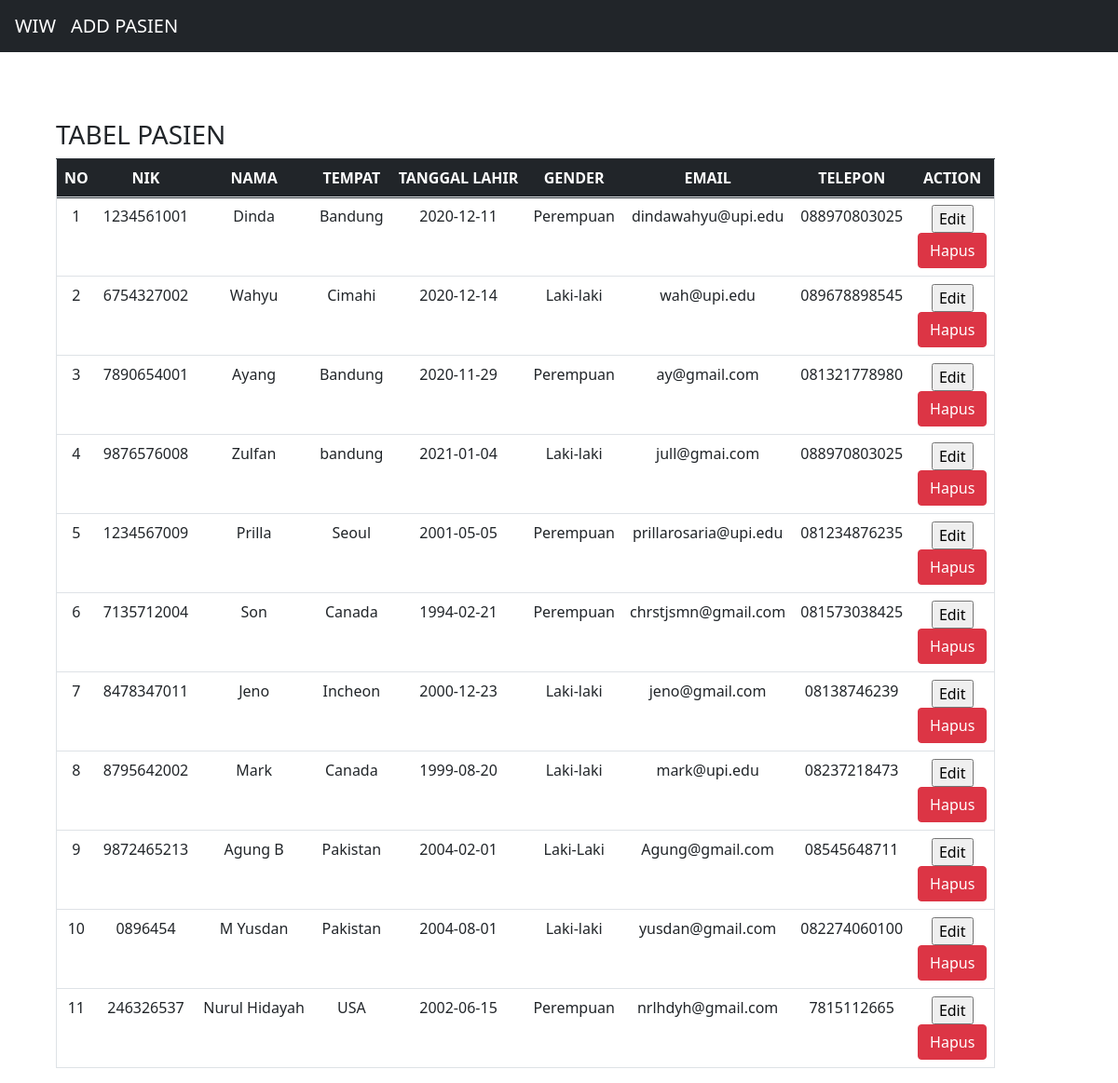
The page / on the database its author committed.
### tables this page shows
CREATE TABLE `pasien` (
  `id` int(11) NOT NULL,
  `nik` varchar(100) NOT NULL,
  `nama` varchar(100) NOT NULL,
  `tempat` varchar(100) NOT NULL,
  `tl` varchar(100) NOT NULL,
  `gender` varchar(10) NOT NULL,
  `email` varchar(100) NOT NULL,
  `telp` varchar(100) NOT NULL
);

### presenter/ProsesPasien.php (called while the page is built, shortened)
<?php
class ProsesPasien implements KontrakPresenter
{
	private $tabelpasien;
	private $data = [];
	function __construct()
	{
		try {
			$db_host = "localhost";
			$db_user = "root";
			$db_password = "";
			$db_name = "mvp_php";
			$this->tabelpasien = new TabelPasien($db_host, $db_user, $db_password, $db_name);
			$this->data = array();
		} catch (Exception $e) {
			echo "wiw error" . $e->getMessage();
		}
	}
	function prosesDataPasien()
	{
		try {
			$this->tabelpasien->open();
			$this->tabelpasien->getPasien();
			while ($row = $this->tabelpasien->getResult()) {
				$this->data[] = $row;
			}
		} catch (Exception $e) {
			echo "wiw error part 2" . $e->getMessage();
		}
	}
	function getNik($i)
	{
		return $this->data[$i]['nik'];
	}
	function getNama($i)
	{
		return $this->data[$i]['nama'];
	}
	function getTempat($i)
	{
		return $this->data[$i]['tempat'];
	}
	function getTl($i)
	{
		return $this->data[$i]['tl'];
	}
	function getGender($i)
	{
		return $this->data[$i]['gender'];
	}
	function getEmail($i)
	{
		return $this->data[$i]['email'];
	}
	function getTelp($i)
	{
		return $this->data[$i]['telp'];
	}
	function getSize()
	{
		return sizeof($this->data);
	}
}

### index.php (called while the page is built, shortened)
<?php
include("model/Template.class.php");
include("model/DB.class.php");
include("view/TampilPasien.php");
$tp = new TampilPasien();
$data = $tp->tampil();

### model/DB.class.php (called while the page is built, shortened)
<?php
class DB
{
	var $db_host = '';
	var $db_user = '';
	var $db_password = '';
	var $db_name = '';
	var $db_link = '';
	function __construct($db_host = '', $db_user = '', $db_password = '', $db_name = '')
	{
		$this->db_host = $db_host;
		$this->db_user = $db_user;
		$this->db_password = $db_password;
		$this->db_name = $db_name;
	}
	function open()
	{
		$this->db_link = mysqli_connect($this->db_host, $this->db_user, $this->db_password, $this->db_name);
	}
	function execute($query = "")
	{
		$this->result = mysqli_query($this->db_link, $query);
		return $this->result;
	}
}

### model/TabelPasien.class.php (called while the page is built, shortened)
<?php
class TabelPasien extends DB
{
	function getPasien()
	{
		$query = "SELECT * FROM pasien";
		return $this->execute($query);
	}
}

### view/TampilPasien.php (the view, shortened to what this page needs)
<?php
include("presenter/ProsesPasien.php");
class TampilPasien implements KontrakView {
    private $prosespasien;
    function __construct() {
        $this->prosespasien = new ProsesPasien();
    }
    function tampil() {
        $this->prosespasien->prosesDataPasien();
        $data = null;
        for ($i = 0; $i < $this->prosespasien->getSize(); $i++) {
            $no = $i + 1;
            $data .= "<tr>
                <td>" . $no . "</td>
                <td>" . $this->prosespasien->getNik($i) . "</td>
                <td>" . $this->prosespasien->getNama($i) . "</td>
                <td>" . $this->prosespasien->getTempat($i) . "</td>
                <td>" . $this->prosespasien->getTl($i) . "</td>
                <td>" . $this->prosespasien->getGender($i) . "</td>
                <td>" . $this->prosespasien->getEmail($i) . "</td>
                <td>" . $this->prosespasien->getTelp($i) . "</td>
                <td>
					<form method='POST' action='index.php'>
						<input type='hidden' name='id' value='" . $this->prosespasien->getId($i) . "'>
						<input type='submit' name='edit' value='Edit'>
					</form>
					<form method='POST' action='index.php' onsubmit='return confirmDelete()'>
						<input type='hidden' name='id' value='" . $this->prosespasien->getId($i) . "'>
						<input type='submit' name='hapus' value='Hapus' class='btn btn-danger'>
					</form>
                </td>
            </tr>";
        }
    }
}

### model/Template.class.php (shortened to what this page needs)
<?php
class Template{
	var $content = '';
	function __construct($filename = ''){
		$this->content = implode('', @file($filename));
	}
	function clear(){
		$this->content = preg_replace("/DATA_[A-Z|_|0-9]+/", "", $this->content);
	}
	function write(){
		print $this->content;
	}
	function replace($old = '', $new = ''){
		if(is_int($new)){
			$value = sprintf("%d", $new);
		}elseif(is_float($new)){
			$value = sprintf("%f", $new);
		}elseif(is_array($new)){
			$value = '';
			foreach( $new as $item){
				$value .= $item. '';
			}
		}else{
			$value = $new;
		}
		$this->content = preg_replace("/$old/",  $value, $this->content);
	}
}

### rows shown on the page
pasien: no "1", nik "1234561001", nama "Dinda", tempat "Bandung", tl "2020-12-11", gender "Perempuan", email "dindawahyu@upi.edu", telp "088970803025"
pasien: no "2", nik "6754327002", nama "Wahyu", tempat "Cimahi", tl "2020-12-14", gender "Laki-laki", email "wah@upi.edu", telp "089678898545"
pasien: no "3", nik "7890654001", nama "Ayang", tempat "Bandung", tl "2020-11-29", gender "Perempuan", email "ay@gmail.com", telp "081321778980"
pasien: no "4", nik "9876576008", nama "Zulfan", tempat "bandung", tl "2021-01-04", gender "Laki-laki", email "jull@gmai.com", telp "088970803025"
pasien: no "5", nik "1234567009", nama "Prilla", tempat "Seoul", tl "2001-05-05", gender "Perempuan", email "prillarosaria@upi.edu", telp "081234876235"
pasien: no "6", nik "7135712004", nama "Son", tempat "Canada", tl "1994-02-21", gender "Perempuan", email "chrstjsmn@gmail.com", telp "081573038425"
pasien: no "7", nik "8478347011", nama "Jeno", tempat "Incheon", tl "2000-12-23", gender "Laki-laki", email "jeno@gmail.com", telp "08138746239"
pasien: no "8", nik "8795642002", nama "Mark", tempat "Canada", tl "1999-08-20", gender "Laki-laki", email "mark@upi.edu", telp "08237218473"
pasien: no "9", nik "9872465213", nama "Agung B", tempat "Pakistan", tl "2004-02-01", gender "Laki-Laki", email "Agung@gmail.com", telp "08545648711"
pasien: no "10", nik "0896454", nama "M Yusdan", tempat "Pakistan", tl "2004-08-01", gender "Laki-laki", email "yusdan@gmail.com", telp "082274060100"
pasien: no "11", nik "246326537", nama "Nurul Hidayah", tempat "USA", tl "2002-06-15", gender "Perempuan", email "nrlhdyh@gmail.com", telp "7815112665"

### other values the page prints
$this->content "WIW ADD PASIEN TABEL PASIEN NO NIK NAMA TEMPAT TANGGAL LAHIR GENDER EMAIL TELEPON ACTION"
